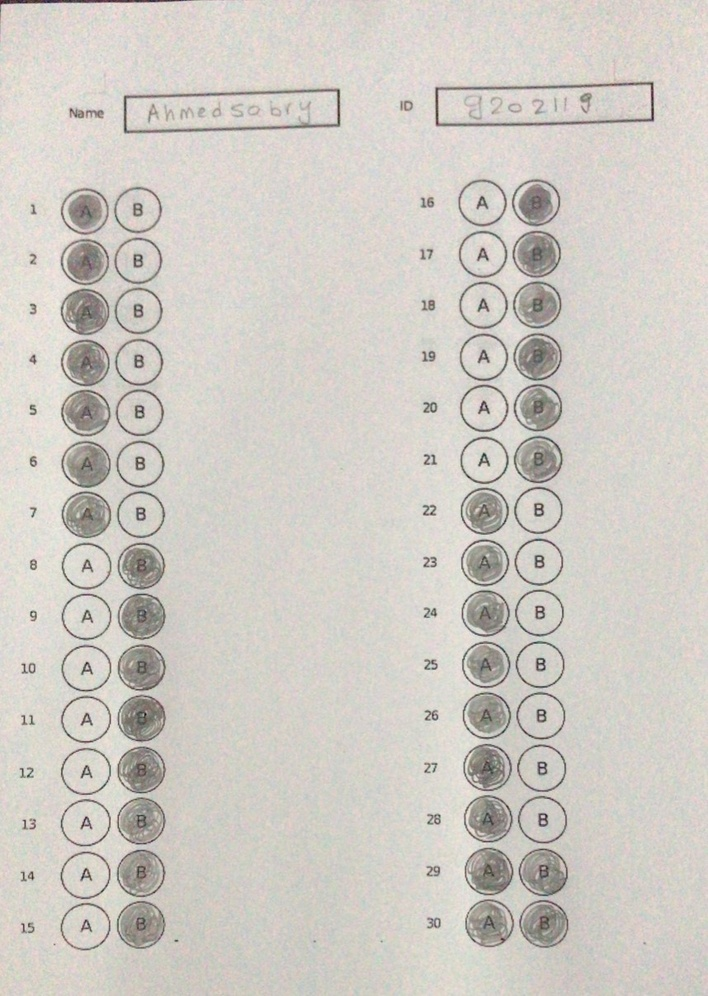
#> input picture BubbleSheet/dataset/Bubble_Data/5_new.jpeg, 708 x 996 px, shrunk from 858 x 1207 before the run
$ jupyter execute --allow-errors name_id.ipynb
#> lines starting #> are read from the running program, lines starting #| are printed output that depends on the picture; after the words box and inside, x2 and y2 are one past the last pixel; in counts of white or black regions, pixels touching at a corner belong together
### BubbleSheet/utils/commonfunctions.py


import skimage.io as io
import matplotlib.pyplot as plt
import numpy as np
from skimage.exposure import histogram
from matplotlib.pyplot import bar
from skimage.color import rgb2gray, rgb2hsv

# Convolution:
from scipy.signal import convolve2d
from scipy import fftpack
import math

from skimage.util import random_noise
from skimage.filters import median
from skimage.feature import canny

import cv2 as cv
# Edges
from skimage.filters import sobel_h, sobel, sobel_v, roberts, prewitt

# Show the figures / plots inside the notebook


def show_images(images, titles=None):
    # This function is used to show image(s) with titles by sending an array of images and an array of associated titles.
    # images[0] will be drawn with the title titles[0] if exists
    # You aren't required to understand this function, use it as-is.
    n_ims = len(images)
    if titles is None:
        titles = ['(%d)' % i for i in range(1, n_ims + 1)]
    fig = plt.figure()
    n = 1
    for image, title in zip(images, titles):
        a = fig.add_subplot(1, n_ims, n)
        if image.ndim == 2:
            plt.gray()
        plt.imshow(image)
        a.set_title(title)
        n += 1
    fig.set_size_inches(np.array(fig.get_size_inches()) * n_ims)
    plt.show()


# [13 lines left out: functions showHist, gaussianFilter, not called in this run]

def cannyEdge(img,sigma=1,thres1=100,thres2=200):
    #     edges = abs(canny(img,sigma = sigma))
    #     img = (img*255).astype(np.uint8)
    edges = cv.Canny(img,thres1,thres2,L2gradient = True)
    return edges

# [4 lines left out: function adaptiveThresholding, not called in this run]


def closing(img, kernel):
    closing = cv.morphologyEx(img, cv.MORPH_CLOSE, kernel)
    return closing


def opening(img, kernel):
    closing = cv.morphologyEx(img, cv.MORPH_OPEN, kernel)
    return closing

def dilate(img, kernel):
    closing = cv.dilate(img, kernel, iterations=1)
    return closing

def erode(img, kernel):
    closing = cv.erode(img, kernel, iterations=1)
    return closing

### BubbleSheet/name_id.ipynb
[cell 1]
# import from skimage
from skimage.color import rgb2gray
from skimage.filters import sobel, sobel_h, sobel_v, prewitt, roberts, gaussian
from skimage.feature import canny
import skimage.io as io
import cv2 as cv
import pytesseract
from PIL import Image

from scipy.spatial import distance as dist

# import from matplotlib
import matplotlib.pyplot as plt

# import from numpy
import numpy as np

# import utils
from utils.commonfunctions import *
# from extract_cells.py import *

[cell 2]
# img = io.imread("datasets/dataset_module1/01.jpg")

# # read image 1.jpg
# img = cv.imread('dataset/inputs/Five0.png',0)
# read image 1.jpg
img = cv.imread('dataset/Bubble_Data/5_new.jpeg',0)
# colored_img = cv.imread('datasets/dataset_module1/01.jpg')
# img = cv.imread('datasets/dataset_module1/11.jpg',0)

# # convert to greyscale
# grey_scale = img
# # blurredImg = img
# # blurredImg =  cv.medianBlur(img,7)
# blurredImg = cv.GaussianBlur(img,(5,5),0)
# # blurredImg = gaussian(img,sigma = 2)

# print(img.shape)

[cell 3]
show_images([img])
#> in show_images, `n_ims = len(images)`: n_ims = 1
#> the loop in show_images, `for image, title in zip(images, titles):` made 1 pass
#> (title, n) on pass 1: ('(1)', 2)
#> after the loop in show_images, `for image, title in zip(images, titles):`: n = 2

[cell 4]
# binaryImg = cv.adaptiveThreshold(blurredImg,255,cv.ADAPTIVE_THRESH_GAUSSIAN_C,cv.THRESH_BINARY,59,3)
# # ret,binaryImg = cv.threshold(blurredImg,147,255,cv.THRESH_BINARY)
# show_images([img,blurredImg,binaryImg])

[cell 5]
# median =  cv.medianBlur(binaryImg,5)
# median =  cv.medianBlur(median,5)
# show_images([img,blurredImg,binaryImg,median])

[cell 6]
# [4 lines of commented-out code are left out]

[cell 7]
# [4 lines of commented-out code are left out]

[cell 8]
# use canny to detect edges
cannyEdges = cannyEdge(img)
#> in cannyEdge, `edges = cv.Canny(img,thres1,thres2,L2gradient = True)`:
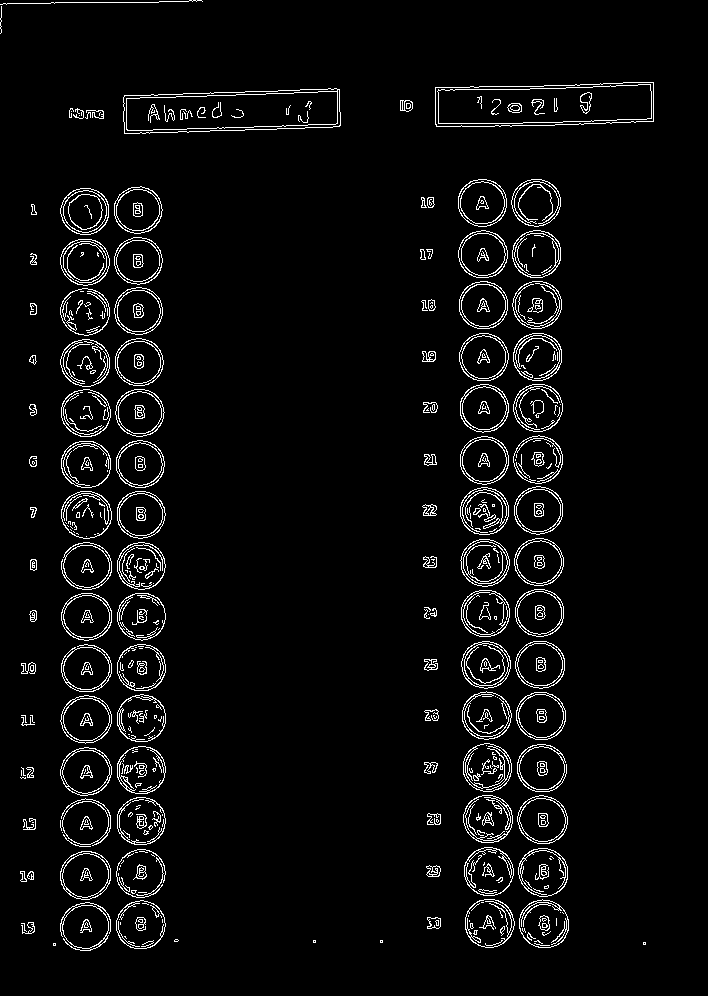
#> edges: shape (996, 708); 4.3% white in thin lines or dots, all inside (x1, y1, x2, y2) = (0, 0, 654, 951)

show_images([cannyEdges])
#> the loop in show_images (call 2), `for image, title in zip(images, titles):` made 1 pass

[cell 9]
# Finding Contours
# Use a copy of the image e.g. edged.copy()
# since findContours alters the image
img_cpy = img.copy()
img_cpy = cv.adaptiveThreshold(img_cpy,255,cv.ADAPTIVE_THRESH_GAUSSIAN_C,cv.THRESH_BINARY,59,3)
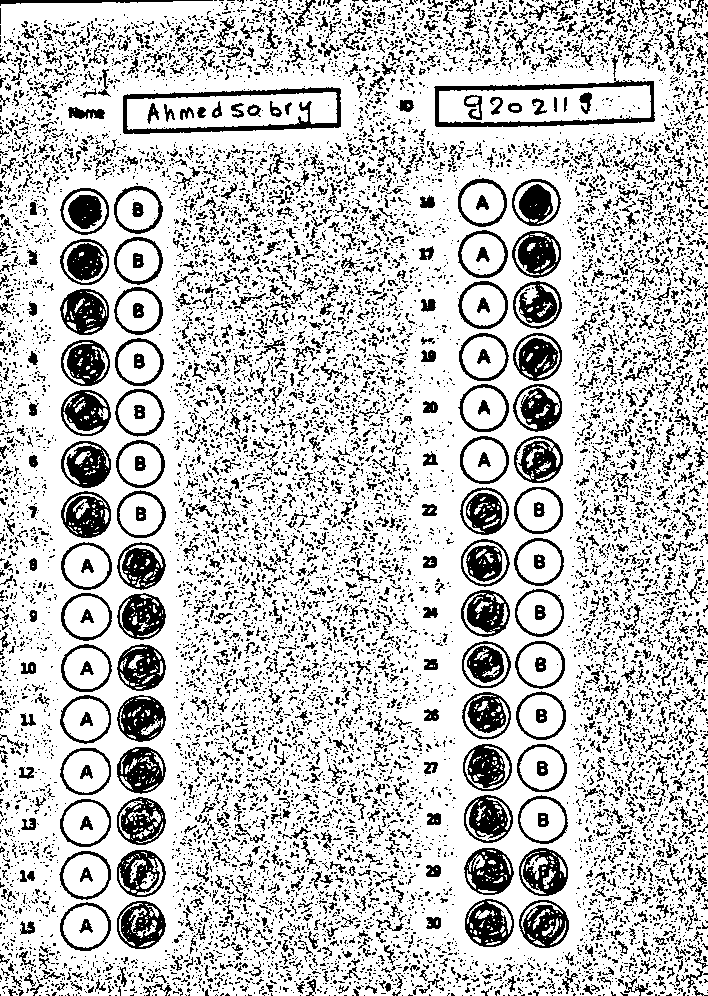
#> img_cpy: shape (996, 708); 76.5% white; 12381 black regions (11005 under 20 px)
contours, hierarchy = cv.findContours(cannyEdges,
    cv.RETR_EXTERNAL, cv.CHAIN_APPROX_NONE)
#> contours = 130 contours, 42 with area under 20; largest, box (x1, y1, x2, y2) and area: (435, 82, 654, 127) 8554, (123, 88, 341, 134) 8192, (60, 851, 111, 900) 1904, (60, 747, 112, 796) 1897, (60, 695, 112, 744) 1878

white_img_contours = np.ones(img_cpy.shape)
white_img_contours_IDBox = np.ones(img_cpy.shape)
TwoBox = []
sorted_contours = sorted(contours, key=cv.contourArea)
#> sorted_contours has the same summary as contours
count_boxes =0;
for contour in sorted_contours:
    x,y,w,h = cv.boundingRect(contour)
    if w/h >= 0.7 and w/h <=1.3:
        cv.fillPoly(white_img_contours, pts =[contour], color=(0,0,0))
    elif w/h > 4:
        cv.fillPoly(white_img_contours_IDBox, pts =[contour], color=(0,0,0))
        if(count_boxes <2):
            TwoBox.append((x,y,w,h))
        count_boxes += 1
#> this loop made 130 passes
#> (x, y, w, h, count_boxes) on pass 10: (0, 0, 203, 5, 1)
#> white_img_contours: shape (996, 708) float64; values 0 (black) and 1 (white), 83.7% white; 95 black regions (13 under 20 px), largest, box (x1, y1, x2, y2) and area: (60, 851, 111, 900) 1974, (60, 747, 112, 796) 1968, (60, 695, 112, 744) 1949
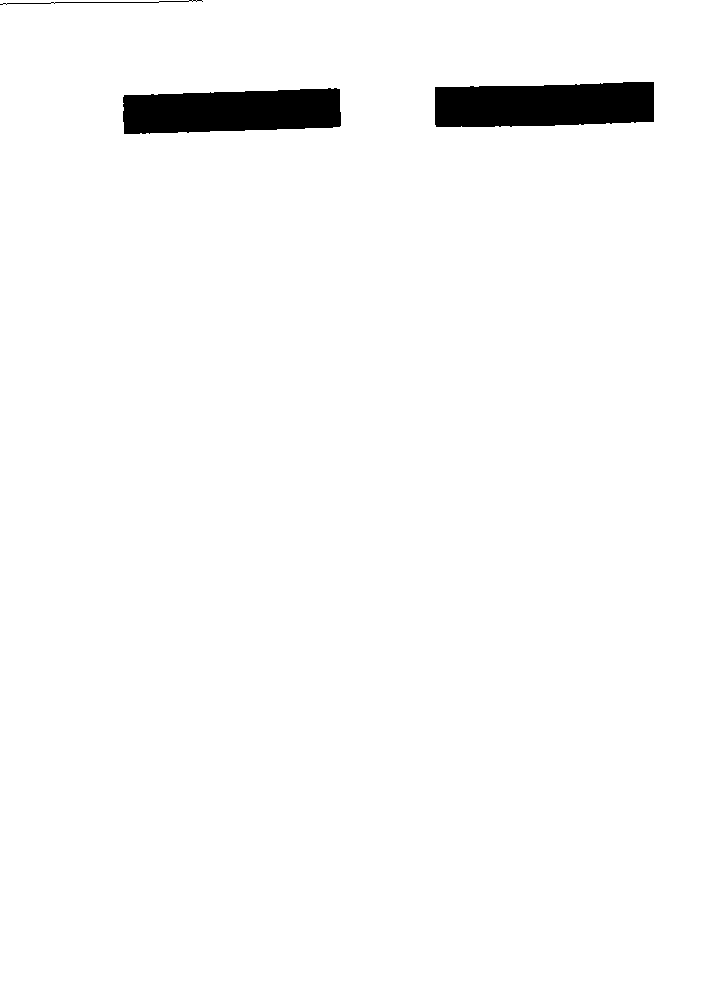
#> white_img_contours_IDBox: shape (996, 708) float64; values 0 (black) and 1 (white), 97.5% white; 3 black regions, box (x1, y1, x2, y2) and area: (435, 82, 654, 127) 8812, (123, 88, 341, 134) 8445, (0, 0, 203, 5) 203
#> after the loop, TwoBox = [(0, 0, 203, 5), (123, 88, 218, 46)]; count_boxes = 3

show_images([white_img_contours,white_img_contours_IDBox,img])

# Extract Boxes of Name and ID

[cell 10]
def Extract_Boxes (img):
    kernel = np.ones((15,15))
    dilatedImg = dilate(img, kernel)
    kernel = np.ones((15,15))
    erodedImg = erode(dilatedImg, kernel)

    contours, hierarchy = cv.findContours((255 - erodedImg*255).astype("uint8"),
    cv.RETR_EXTERNAL, cv.CHAIN_APPROX_NONE)
#> contours = 2 contours; box (x1, y1, x2, y2) and area: (435, 82, 654, 127) 8536, (124, 89, 340, 134) 8140
    white_img_large_contours = np.ones(img_cpy.shape)
    # computes the bounding box for the contour, and draws it on the frame,
    dimensions_contours = []
    for contour in contours:
        (x,y,w,h) = cv.boundingRect(contour)
        dimensions_contours.append( (x,y,w,h))
        cv.rectangle(white_img_large_contours, (x,y), (x+w,y+h), (0, 0, 0), 2)
#> this loop made 2 passes
#> (x, y, w, h) on passes 1 to 2: (124, 89, 216, 45), (435, 82, 219, 45)
#> white_img_large_contours: shape (996, 708) float64; values 0 (black) and 1 (white), 99.6% white; 2 black regions, box (x1, y1, x2, y2) and area: (434, 81, 656, 129) 1580, (123, 88, 342, 136) 1562
#> after the loop, dimensions_contours = [(124, 89, 216, 45), (435, 82, 219, 45)]
#     print(dimensions_contours)
    show_images([erodedImg,white_img_large_contours])
    return dimensions_contours

[cell 11]
boxes_dimensions = Extract_Boxes(white_img_contours_IDBox)
#> boxes_dimensions = [(124, 89, 216, 45), (435, 82, 219, 45)]
boxes_croped_images = []
#print(boxes_dimenstions)
for dimension in boxes_dimensions:
    (x,y,w,h) = dimension
    boxes_croped_images.append(img_cpy[y:y+h,x:x+w])
#> after the loop, boxes_croped_images = 2 items
show_images(boxes_croped_images)

[cell 12]
# [18 lines left out: function ocr, not called in this run]

#> (a cell that did not finish here is left out)

# Preform Closing on Image before find contours

[cell 14]
kernel = np.ones((15,15))
dilatedImg = dilate(white_img_contours, kernel)

kernel = np.ones((15,15))
erodedImg2 = erode(dilatedImg, kernel)

kernel = np.ones((18,18))
erodedImg = erode(erodedImg2, kernel)
show_images([white_img_contours,erodedImg,erodedImg2])

# Find Contours of Groups of Questions

[cell 15]
contours, hierarchy = cv.findContours((255 - erodedImg*255).astype("uint8"),
    cv.RETR_EXTERNAL, cv.CHAIN_APPROX_NONE)
#> contours = 2 contours; box (x1, y1, x2, y2) and area: (451, 172, 577, 956) 90111, (53, 180, 174, 957) 89474
white_img_large_contours = np.ones(img_cpy.shape)
# computes the bounding box for the contour, and draws it on the frame,

dimensions_contours = []
for contour in contours:
    (x,y,w,h) = cv.boundingRect(contour)
    dimensions_contours.append( (x,y,w,h))
    cv.rectangle(white_img_large_contours, (x,y), (x+w,y+h), (0, 0, 0), 2)
#> this loop made 2 passes
#> (x, y, w, h) on passes 1 to 2: (53, 180, 121, 777), (451, 172, 126, 784)
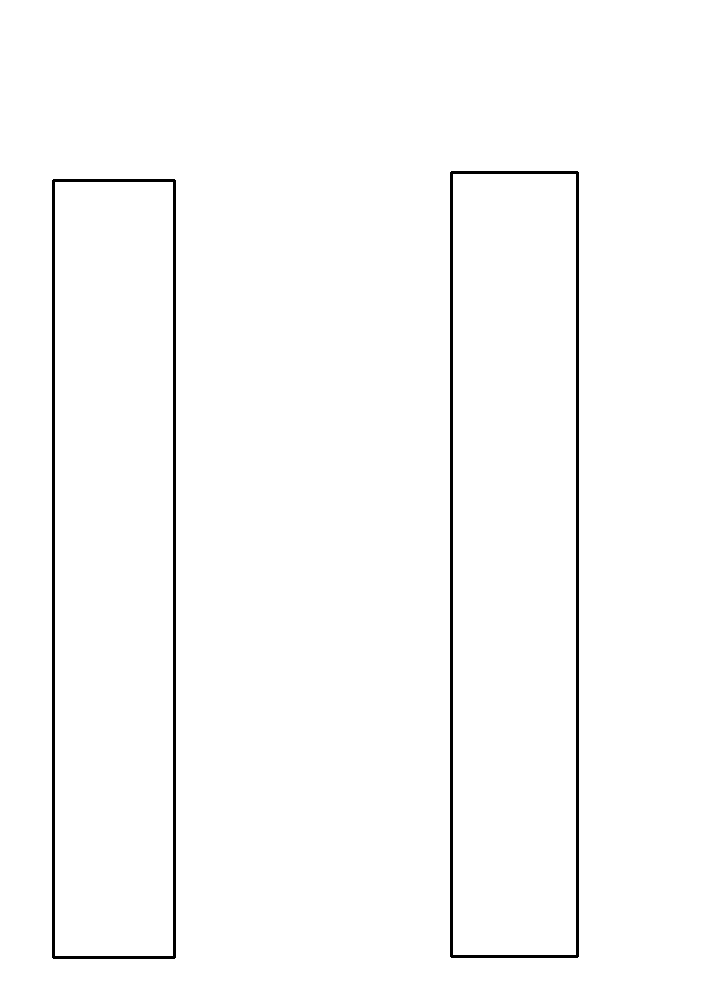
#> white_img_large_contours: shape (996, 708) float64; values 0 (black) and 1 (white), 98.5% white; 2 black regions, box (x1, y1, x2, y2) and area: (450, 171, 579, 958) 5456, (52, 179, 176, 959) 5384
#> after the loop, dimensions_contours = [(53, 180, 121, 777), (451, 172, 126, 784)]
print(dimensions_contours)
#| [(53, 180, 121, 777), (451, 172, 126, 784)]
show_images([white_img_large_contours])

[cell 16]
croped_images = []

for dimension in dimensions_contours:
    (x,y,w,h) = dimension
    croped_images.append(img_cpy[y:y+h,x:x+w])
#> after the loop, croped_images = 2 items
show_images(croped_images)

# Find Contours of each circle in each group

[cell 17]
def find_contours_to_rect(img):
    contours, hierarchy = cv.findContours((255-img).astype("uint8"),
    cv.RETR_EXTERNAL, cv.CHAIN_APPROX_NONE)
    white_img_large_contours = np.ones(img.shape)
    # computes the bounding box for the contour, and draws it on the frame,
    print(img.shape)
    sorted_contours = sorted(contours, key=lambda ctr: cv.boundingRect(ctr)[1])
    dimensions_contours = []
    for contour in sorted_contours:
        (x,y,w,h) = cv.boundingRect(contour)
        if w/h >= 0.9 and w/h <=1.1  and w*h > img.shape[0]*img.shape[1]/120:
            dimensions_contours.append((x,y,w,h))
            cv.rectangle(white_img_large_contours, (x,y), (x+w,y+h), (0, 0, 0), 2)
    print(len(dimensions_contours))
    return white_img_large_contours,dimensions_contours

contour_cropped_imgs = []
dimensions_cropped_imgs = []
for image in croped_images:
    result_img,result_dimenstion = find_contours_to_rect(image)
    contour_cropped_imgs.append([result_img])
    dimensions_cropped_imgs.append(result_dimenstion)
    show_images([result_img])
#> this loop made 2 passes
#> (n_ims in show_images, titles in show_images) on passes 1 to 2: (1, ['(1)']), (1, ['(1)'])
#> (printed output is left out)
#> pass 1, `result_img,result_dimenstion = find_contours_to_rect(image)`:
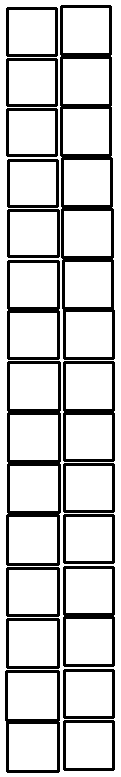
#> result_img: shape (777, 121) float64; values 0 (black) and 1 (white), 81.7% white; 17 black regions, largest, box (x1, y1, x2, y2) and area: (60, 5, 115, 360) 3953, (6, 361, 61, 566) 2366, (7, 260, 60, 360) 1156
#> after the loop, contour_cropped_imgs = 2 items; dimensions_cropped_imgs = 2 items

contours_count = []
non_overlapped_cnts = []
for dimensions_cropped_img in dimensions_cropped_imgs[0]:
    isOverlapped = False
    for contour in non_overlapped_cnts:
        (x,y,w,h) = dimensions_cropped_img
        (x1,y1,w1,h1) = contour
        if (x>=x1 and x<=x1+w1) or (x+w>=x1 and x+w<=x1+w1):
            isOverlapped = True
            break
    if isOverlapped:
        contours_count.append(len(non_overlapped_cnts))
        non_overlapped_cnts = []
        non_overlapped_cnts.append(dimensions_cropped_img)
    else:
        non_overlapped_cnts.append(dimensions_cropped_img)
#> this loop made 30 passes
#> dimensions_cropped_img on passes 1 to 8: (61, 6, 49, 48), (7, 8, 49, 47), (61, 57, 49, 48), (7, 59, 49, 46), (61, 107, 49, 48), (7, 109, 49, 46), (62, 158, 49, 48), (8, 160, 49, 46)
#> after the loop, contours_count = [2, 2, 2, 2, 2, 2, 2, 2, 2, 2, 2, 2, 2, 2]
    #print(non_overlapped_cnts)

print(contours_count)
#| [2, 2, 2, 2, 2, 2, 2, 2, 2, 2, 2, 2, 2, 2]

[cell 18]
contours_count = np.array(contours_count)
frequency = [0]*np.max(contours_count+1)
#> frequency = [0, 0, 0]

for count in contours_count:
    frequency[count] = frequency[count] + 1
#> this loop made 14 passes
#> after the loop, frequency = [0, 0, 14]
print(frequency)
#| [0, 0, 14]
answer_count = frequency.index(max(frequency))
#> answer_count = 2
print(answer_count)
#| 2

[cell 19]
groups_questions_answers = []
for i in range(len(dimensions_cropped_imgs)):
    dimensions_cropped_img = dimensions_cropped_imgs[i]
    question_count = len(dimensions_cropped_img)//answer_count
    questions_answers = []
    print(answer_count,question_count)
    groups_questions_answers.append([])
    for question in range(question_count):
        questions_answers = []
        cropped_answers = []
        for j in range(answer_count):
            (x,y,w,h) = dimensions_cropped_img[question*answer_count+j]
            cropped_answers.append((x,croped_images[i][y:y+h, x:x+w]))
        sorted_cropped_answers = sorted(cropped_answers,key=lambda ans: ans[0])

        for cropped_answer in sorted_cropped_answers:
            #show_images([cropped_answer[1]])
            questions_answers.append(cropped_answer[1])
        groups_questions_answers[i].append(questions_answers)
#> this loop made 2 passes
#> question_count on passes 1 to 2: 15, 15
#> (printed output is left out)
#> after the loop, groups_questions_answers = 2 items

[cell 20]
# print(groups_questions_answers[0][0].shape)
# print(len(groups_questions_answers[0][0]))
# show_images(groups_questions_answers[0])
count = 0
print("groups_questions_answers",len(groups_questions_answers))
#| groups_questions_answers 2
for group in groups_questions_answers:
    print("group",len(group))
    for question in group:
        show_images(question)
#> this loop made 2 passes
#> (printed output is left out)
#> pass 2, in show_images (call 38), `plt.show()`:
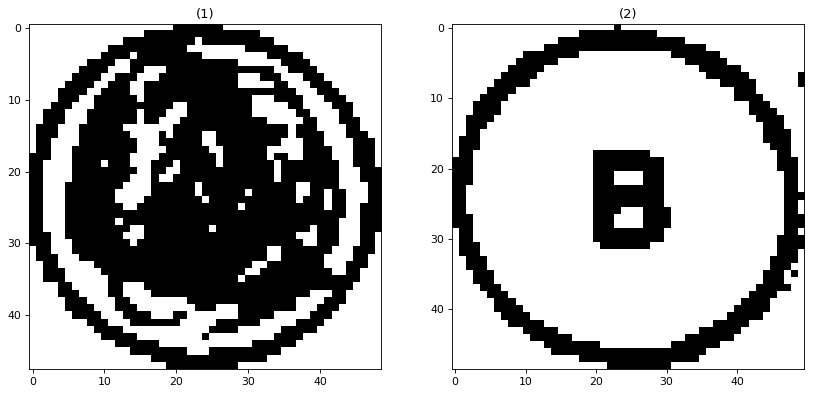
#> figure drawn by matplotlib, 2 panels


        #print(question)
#         show_images(question)

[cell 21]
question_index = 0
group_ans = []
for group in groups_questions_answers:
    for question in group:
        question_index = question_index+1
        ans = []
        for i in range(answer_count):
            choice = question[i]
            #print(np.sum(choice), 0.5*(255*choice.shape[0]*choice.shape[1]))
            if np.sum(choice) < 0.6*(255*choice.shape[0]*choice.shape[1]):
                ans.append(i+1)
        group_ans.append(ans)
        print("answer(s) for question ",question_index,"is",ans)
#> this loop made 2 passes
#> (printed output is left out)
#> after the loop, group_ans = 30 items, first 6: [1], [1], [1], [1], [1], [1]; question_index = 30

[cell 22]
# [38 lines of commented-out code are left out]

[cell 23]
print(group_ans)
#| [[1], [1], [1], [1], [1], [1], [1], [2], [2], [2], [2], [2], [2], [2], [2], [2], [2], [2], [2], [2], [2], [1], [1], [1], [1], [1], [1], [1], [1, 2], [1, 2]]
